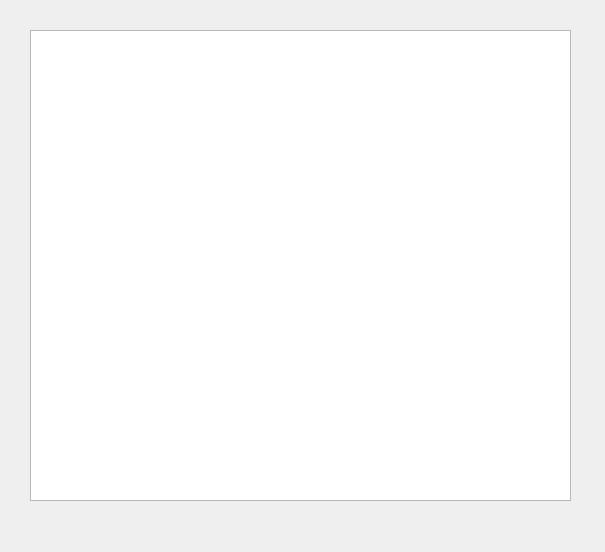
<?xml version="1.0" encoding="UTF-8"?>
<ui version="4.0">
 <class>Dialog</class>
 <widget class="QDialog" name="Dialog">
  <property name="geometry">
   <rect>
    <x>0</x>
    <y>0</y>
    <width>605</width>
    <height>552</height>
   </rect>
  </property>
  <property name="windowTitle">
   <string>Árbol Binario de Duración</string>
  </property>
  <widget class="QTextEdit" name="textEdit">
   <property name="geometry">
    <rect>
     <x>30</x>
     <y>30</y>
     <width>541</width>
     <height>471</height>
    </rect>
   </property>
   <property name="toolTip">
    <string>&lt;html&gt;&lt;head/&gt;&lt;body&gt;&lt;p&gt;gsd&lt;/p&gt;&lt;/body&gt;&lt;/html&gt;</string>
   </property>
   <property name="styleSheet">
    <string notr="true">image: url(:/P/mapabst.png);</string>
   </property>
   <property name="lineWrapMode">
    <enum>QTextEdit::NoWrap</enum>
   </property>
   <property name="readOnly">
    <bool>true</bool>
   </property>
  </widget>
 </widget>
 <resources>
  <include location="Logos/prueba1.qrc"/>
 </resources>
 <connections/>
</ui>
